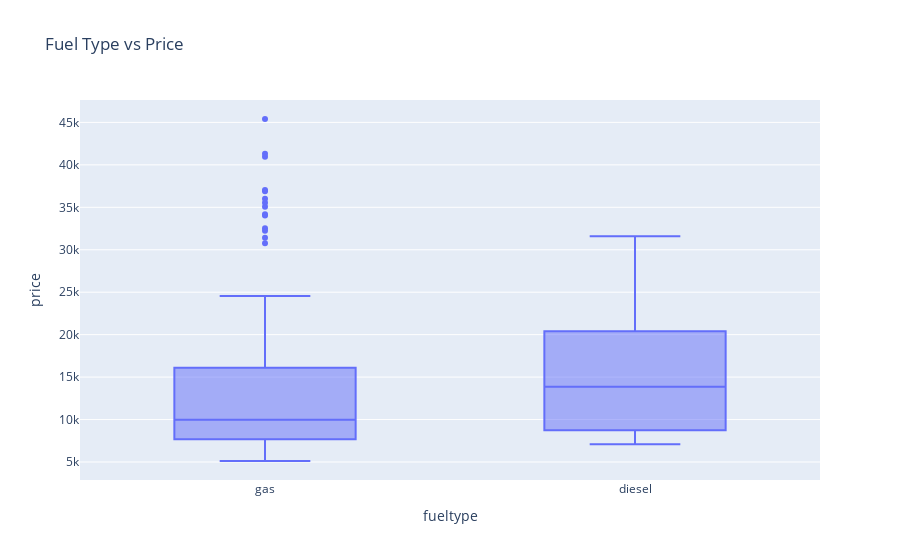

This figure's notebook cell:
### Code cell
fig = px.box(df, x='fueltype', y='price', title='Fuel Type vs Price')
fig.show()

### Figure 1 — Plotly figure (JSON) as saved in the notebook; plotly's stock layout.template omitted (floating-point values rounded to 4 significant figures; data arrays with more than 128 entries replaced by an {"elided": "..."} marker saying what was removed)
{"data": [{"alignmentgroup": "True", "hovertemplate": "fueltype=%{x}<br>price=%{y}<extra></extra>", "legendgroup": "", "marker": {"color": "#636efa"}, "name": "", "notched": false, "offsetgroup": "", "orientation": "v", "showlegend": false, "type": "box", "x": {"elided": "205 str values"}, "x0": " ", "xaxis": "x", "y": {"elided": "205 float values"}, "y0": " ", "yaxis": "y"}], "layout": {"boxmode": "group", "legend": {"tracegroupgap": 0}, "title": {"text": "Fuel Type vs Price"}, "xaxis": {"anchor": "y", "domain": [0, 1], "title": {"text": "fueltype"}}, "yaxis": {"anchor": "x", "domain": [0, 1], "title": {"text": "price"}}}}
